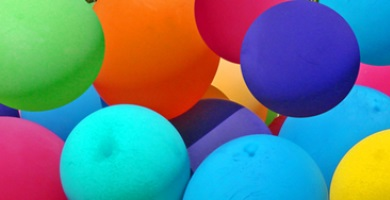
//> input picture ballon.jpg, 390 x 200 px
$ ./grayscale   (built with g++ and OpenCV 4)
//> lines starting //> are read from the running program, lines starting //| are printed output that depends on the picture
#include <iostream>
#include <vector>
#include <string>
#include <opencv2/opencv.hpp>

using namespace std;
using namespace cv;


int main(int argc, const char * argv[]) {

Mat img = imread("ballon.jpg", IMREAD_GRAYSCALE);
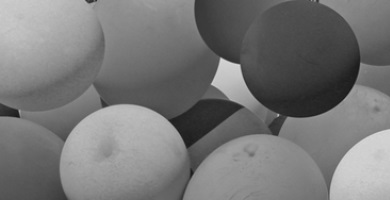
//> img: 200 rows x 390 cols, CV_8UC1; min 23, max 218, mean 119.1
if (img.empty())
    return -1;

int row = img.rows;
//> row = 200
int col = img.cols;
//> col = 390


double *data_gray = new double[row * col];

uchar *ptr;
int idx = 0;
for (int i = 0; i < row; i++)
{
    ptr = img.ptr<uchar>(i);
    for (int j = 0; j < col; j++){
        data_gray[idx] = ptr[j] / 255.;
        printf("%lf %d \n", data_gray[idx], idx);
        idx++;
    }
}
//> this loop made 200 passes
//> idx on passes 1 to 3: 390, 780, 1170
//> after the loop, idx = 78000

printf("%d, %d\n", row, col);
//| 200, 390
Mat output(row, col, CV_64F, data_gray);

namedWindow( "Example1", WINDOW_AUTOSIZE );
imshow( "Example1", output );
waitKey( 0 );
destroyWindow( "Example1" );

delete[] data_gray;

return 0;
}
